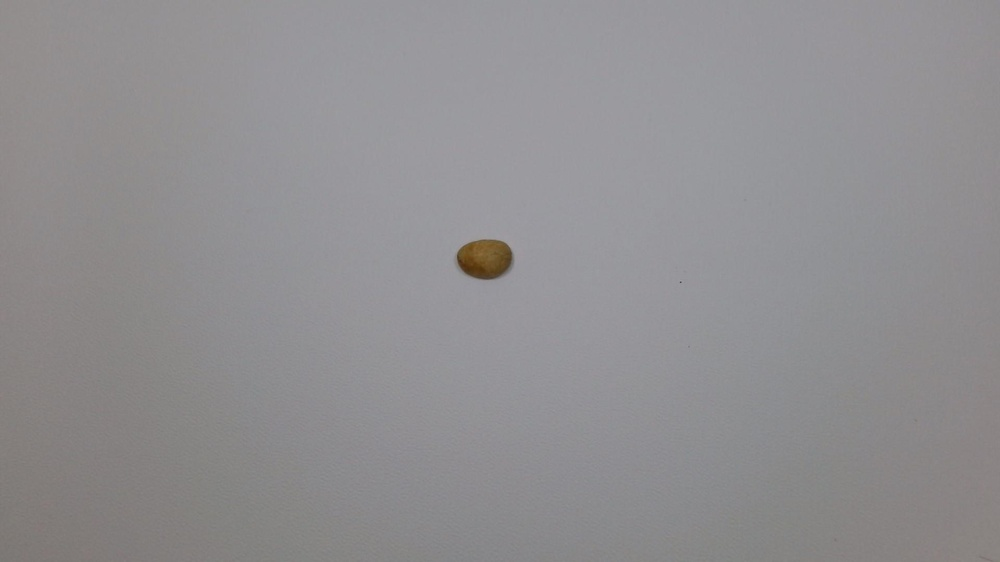
#> input picture src/mischalanous/0.jpg, 1000 x 562 px, shrunk from 1920 x 1080 before the run
$ python box_plot.py
#> lines starting #> are read from the running program, lines starting #| are printed output that depends on the picture
import matplotlib.pyplot as plt
import matplotlib.patches as patches
from PIL import Image

# Load the image
image_path = '0.jpg'
img = Image.open(image_path)
#> img is the input picture: PIL image 1000x562 RGB; mean R, G, B 144.3, 142.8, 145
width, height = img.size
#> width = 1000; height = 562

# Normalized bounding box (center_x, center_y, width, height)
bbox = [2, 2, 1.0, 1.0]  # (center_x, center_y, width, height)

# Denormalize bounding box (convert to pixel values)
center_x = bbox[0] * width
#> center_x = 2000
center_y = bbox[1] * height
#> center_y = 1124
box_width = bbox[2] * width
#> box_width = 1000
box_height = bbox[3] * height
#> box_height = 562

# Calculate top-left corner
x_min = center_x - (box_width / 2)
#> x_min = 1500
y_min = center_y - (box_height / 2)
#> y_min = 843

# Plot the image
fig, ax = plt.subplots(1)
ax.imshow(img)

# Create a Rectangle patch
rect = patches.Rectangle((x_min, y_min), box_width, box_height, linewidth=2, edgecolor='r', facecolor='none')

# Add the rectangle to the plot
ax.add_patch(rect)

plt.show()
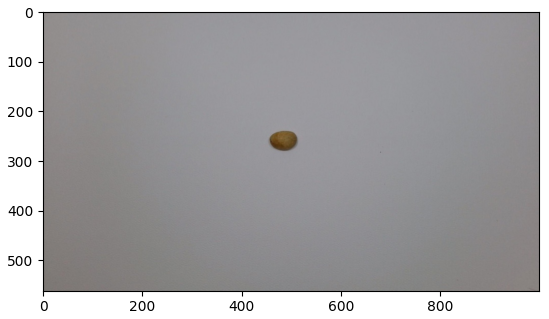
#> figure drawn by matplotlib, 1 panel
